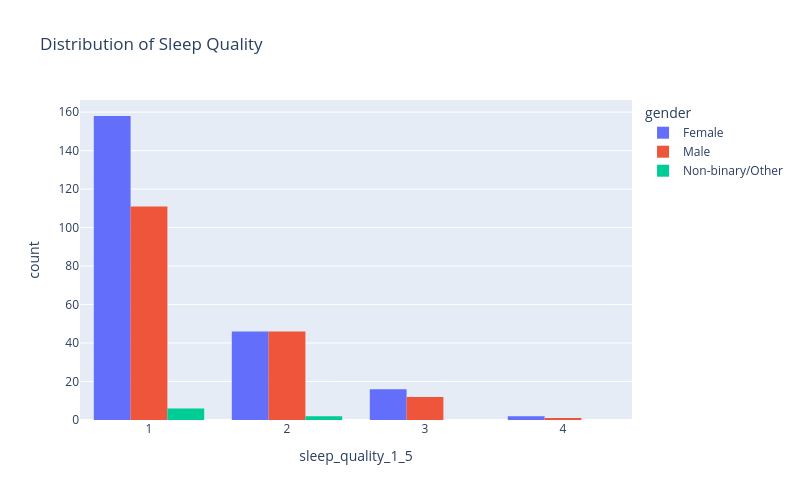

Notebook cell for this chart:
### Code cell
fig = px.histogram(
    df,
    x="sleep_quality_1_5",
    color="gender",  
    barmode="group",
    title="Distribution of Sleep Quality",
    height=500,
    width=800
)
fig.show()

### Figure 1 — Plotly figure (JSON) as saved in the notebook; plotly's stock layout.template omitted (floating-point values rounded to 4 significant figures; data arrays with more than 128 entries replaced by an {"elided": "..."} marker saying what was removed)
{"data": [{"alignmentgroup": "True", "bingroup": "x", "hovertemplate": "gender=Female<br>sleep_quality_1_5=%{x}<br>count=%{y}<extra></extra>", "legendgroup": "Female", "marker": {"color": "#636efa", "pattern": {"shape": ""}}, "name": "Female", "offsetgroup": "Female", "orientation": "v", "showlegend": true, "type": "histogram", "x": {"elided": "222 int values"}, "xaxis": "x", "yaxis": "y"}, {"alignmentgroup": "True", "bingroup": "x", "hovertemplate": "gender=Male<br>sleep_quality_1_5=%{x}<br>count=%{y}<extra></extra>", "legendgroup": "Male", "marker": {"color": "#EF553B", "pattern": {"shape": ""}}, "name": "Male", "offsetgroup": "Male", "orientation": "v", "showlegend": true, "type": "histogram", "x": {"elided": "170 int values"}, "xaxis": "x", "yaxis": "y"}, {"alignmentgroup": "True", "bingroup": "x", "hovertemplate": "gender=Non-binary/Other<br>sleep_quality_1_5=%{x}<br>count=%{y}<extra></extra>", "legendgroup": "Non-binary/Other", "marker": {"color": "#00cc96", "pattern": {"shape": ""}}, "name": "Non-binary/Other", "offsetgroup": "Non-binary/Other", "orientation": "v", "showlegend": true, "type": "histogram", "x": [1, 2, 2, 1, 1, 1, 1, 1], "xaxis": "x", "yaxis": "y"}], "layout": {"barmode": "group", "height": 500, "legend": {"title": {"text": "gender"}, "tracegroupgap": 0}, "title": {"text": "Distribution of Sleep Quality"}, "width": 800, "xaxis": {"anchor": "y", "autorange": true, "domain": [0, 1], "range": [0.5, 4.5], "title": {"text": "sleep_quality_1_5"}, "type": "linear"}, "yaxis": {"anchor": "x", "autorange": true, "domain": [0, 1], "range": [0, 166.3], "title": {"text": "count"}}}}
